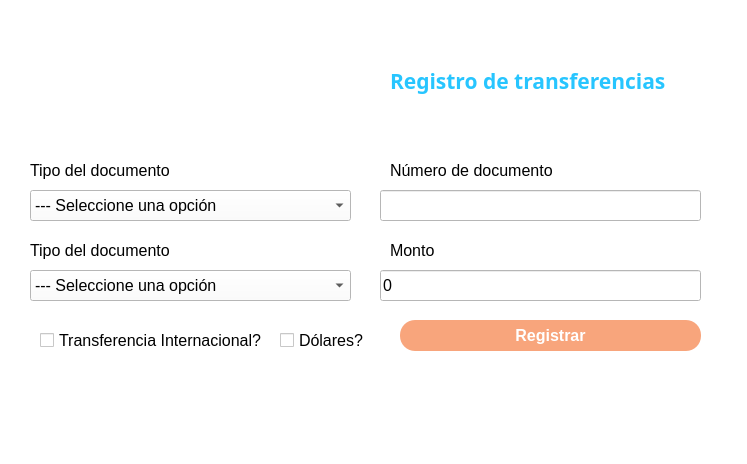
<?xml version="1.0" encoding="UTF-8"?>
<ui version="4.0">
 <class>Dialog</class>
 <widget class="QDialog" name="Dialog">
  <property name="windowModality">
   <enum>Qt::WindowModality::ApplicationModal</enum>
  </property>
  <property name="geometry">
   <rect>
    <x>0</x>
    <y>0</y>
    <width>747</width>
    <height>464</height>
   </rect>
  </property>
  <property name="windowTitle">
   <string>Dialog</string>
  </property>
  <property name="styleSheet">
   <string notr="true">background-color: rgb(255, 255, 255);</string>
  </property>
  <widget class="QLabel" name="label">
   <property name="geometry">
    <rect>
     <x>120</x>
     <y>10</y>
     <width>131</width>
     <height>131</height>
    </rect>
   </property>
   <property name="text">
    <string/>
   </property>
   <property name="pixmap">
    <pixmap resource="../resources/imagenes.qrc">:/xy/images/logo.png</pixmap>
   </property>
   <property name="scaledContents">
    <bool>true</bool>
   </property>
  </widget>
  <widget class="QLabel" name="label_3">
   <property name="geometry">
    <rect>
     <x>390</x>
     <y>60</y>
     <width>321</width>
     <height>41</height>
    </rect>
   </property>
   <property name="font">
    <font>
     <family>Magneto</family>
     <pointsize>16</pointsize>
     <bold>true</bold>
    </font>
   </property>
   <property name="styleSheet">
    <string notr="true">color: rgb(39, 197, 255);</string>
   </property>
   <property name="text">
    <string>Registro de transferencias</string>
   </property>
  </widget>
  <widget class="QLabel" name="label_4">
   <property name="geometry">
    <rect>
     <x>30</x>
     <y>160</y>
     <width>191</width>
     <height>21</height>
    </rect>
   </property>
   <property name="font">
    <font>
     <pointsize>12</pointsize>
    </font>
   </property>
   <property name="text">
    <string>Tipo del documento</string>
   </property>
  </widget>
  <widget class="QComboBox" name="cbTipo">
   <property name="geometry">
    <rect>
     <x>30</x>
     <y>190</y>
     <width>321</width>
     <height>31</height>
    </rect>
   </property>
   <property name="font">
    <font>
     <pointsize>12</pointsize>
    </font>
   </property>
   <item>
    <property name="text">
     <string>--- Seleccione una opción</string>
    </property>
   </item>
   <item>
    <property name="text">
     <string>DNI - Documento Nacional de Identidad</string>
    </property>
   </item>
   <item>
    <property name="text">
     <string>PSS - Pasaporte</string>
    </property>
   </item>
   <item>
    <property name="text">
     <string>VISA</string>
    </property>
   </item>
  </widget>
  <widget class="QLabel" name="label_5">
   <property name="geometry">
    <rect>
     <x>390</x>
     <y>160</y>
     <width>191</width>
     <height>21</height>
    </rect>
   </property>
   <property name="font">
    <font>
     <pointsize>12</pointsize>
    </font>
   </property>
   <property name="text">
    <string>Número de documento</string>
   </property>
  </widget>
  <widget class="QLineEdit" name="txtDocumento">
   <property name="geometry">
    <rect>
     <x>380</x>
     <y>190</y>
     <width>321</width>
     <height>31</height>
    </rect>
   </property>
   <property name="font">
    <font>
     <pointsize>12</pointsize>
    </font>
   </property>
  </widget>
  <widget class="QLineEdit" name="txtMonto">
   <property name="geometry">
    <rect>
     <x>380</x>
     <y>270</y>
     <width>321</width>
     <height>31</height>
    </rect>
   </property>
   <property name="font">
    <font>
     <pointsize>12</pointsize>
    </font>
   </property>
   <property name="text">
    <string>0</string>
   </property>
  </widget>
  <widget class="QComboBox" name="cbMotivo">
   <property name="geometry">
    <rect>
     <x>30</x>
     <y>270</y>
     <width>321</width>
     <height>31</height>
    </rect>
   </property>
   <property name="font">
    <font>
     <pointsize>12</pointsize>
    </font>
   </property>
   <item>
    <property name="text">
     <string>--- Seleccione una opción</string>
    </property>
   </item>
   <item>
    <property name="text">
     <string>Honorarios/Servicios técnicos</string>
    </property>
   </item>
   <item>
    <property name="text">
     <string>Remesas/Giros</string>
    </property>
   </item>
   <item>
    <property name="text">
     <string>Donaciones</string>
    </property>
   </item>
  </widget>
  <widget class="QLabel" name="label_6">
   <property name="geometry">
    <rect>
     <x>390</x>
     <y>240</y>
     <width>191</width>
     <height>21</height>
    </rect>
   </property>
   <property name="font">
    <font>
     <pointsize>12</pointsize>
    </font>
   </property>
   <property name="text">
    <string>Monto</string>
   </property>
  </widget>
  <widget class="QLabel" name="label_7">
   <property name="geometry">
    <rect>
     <x>30</x>
     <y>240</y>
     <width>191</width>
     <height>21</height>
    </rect>
   </property>
   <property name="font">
    <font>
     <pointsize>12</pointsize>
    </font>
   </property>
   <property name="text">
    <string>Tipo del documento</string>
   </property>
  </widget>
  <widget class="QCheckBox" name="checkInternational">
   <property name="geometry">
    <rect>
     <x>40</x>
     <y>330</y>
     <width>241</width>
     <height>20</height>
    </rect>
   </property>
   <property name="font">
    <font>
     <pointsize>12</pointsize>
    </font>
   </property>
   <property name="text">
    <string>Transferencia Internacional?</string>
   </property>
  </widget>
  <widget class="QCheckBox" name="checkDolares">
   <property name="geometry">
    <rect>
     <x>280</x>
     <y>330</y>
     <width>91</width>
     <height>20</height>
    </rect>
   </property>
   <property name="font">
    <font>
     <pointsize>12</pointsize>
    </font>
   </property>
   <property name="text">
    <string>Dólares?</string>
   </property>
  </widget>
  <widget class="QPushButton" name="btnRegistrar">
   <property name="geometry">
    <rect>
     <x>400</x>
     <y>320</y>
     <width>301</width>
     <height>31</height>
    </rect>
   </property>
   <property name="font">
    <font>
     <pointsize>12</pointsize>
     <bold>true</bold>
    </font>
   </property>
   <property name="cursor">
    <cursorShape>PointingHandCursor</cursorShape>
   </property>
   <property name="styleSheet">
    <string notr="true">background-color: rgb(248, 165, 124);
color: rgb(255, 255, 255);
border-radius: 15px;</string>
   </property>
   <property name="text">
    <string>Registrar</string>
   </property>
  </widget>
 </widget>
 <resources>
  <include location="../resources/imagenes.qrc"/>
  <include location="../resources/imagenes.qrc"/>
 </resources>
 <connections/>
</ui>
